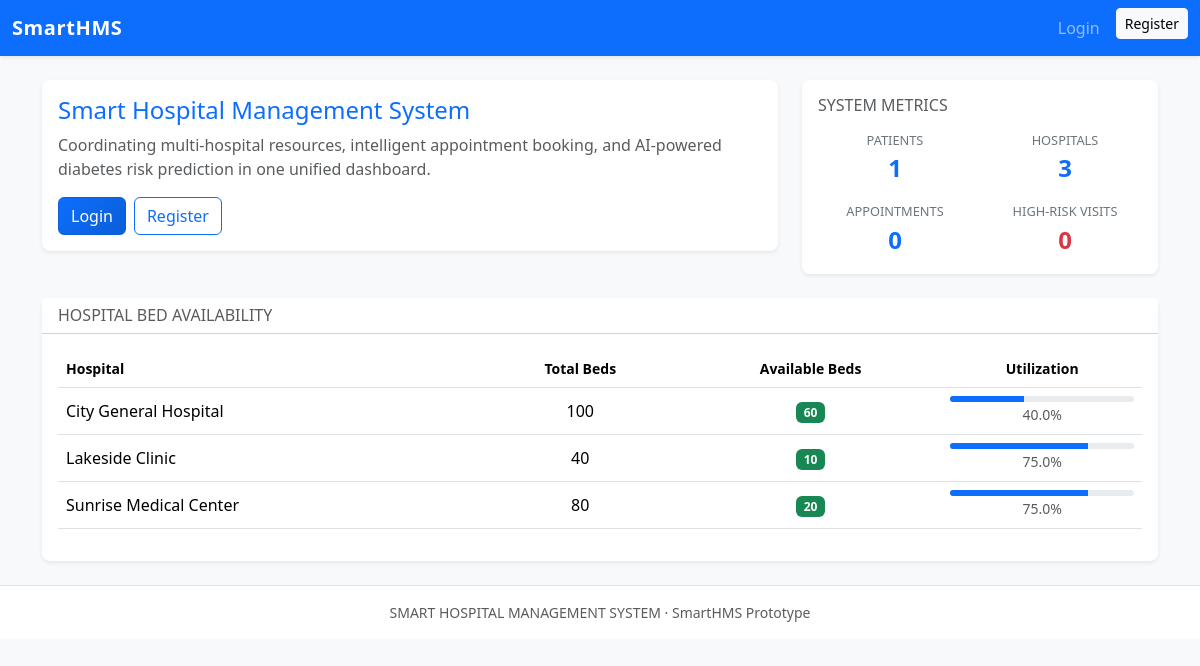
Before: / with the older database file.
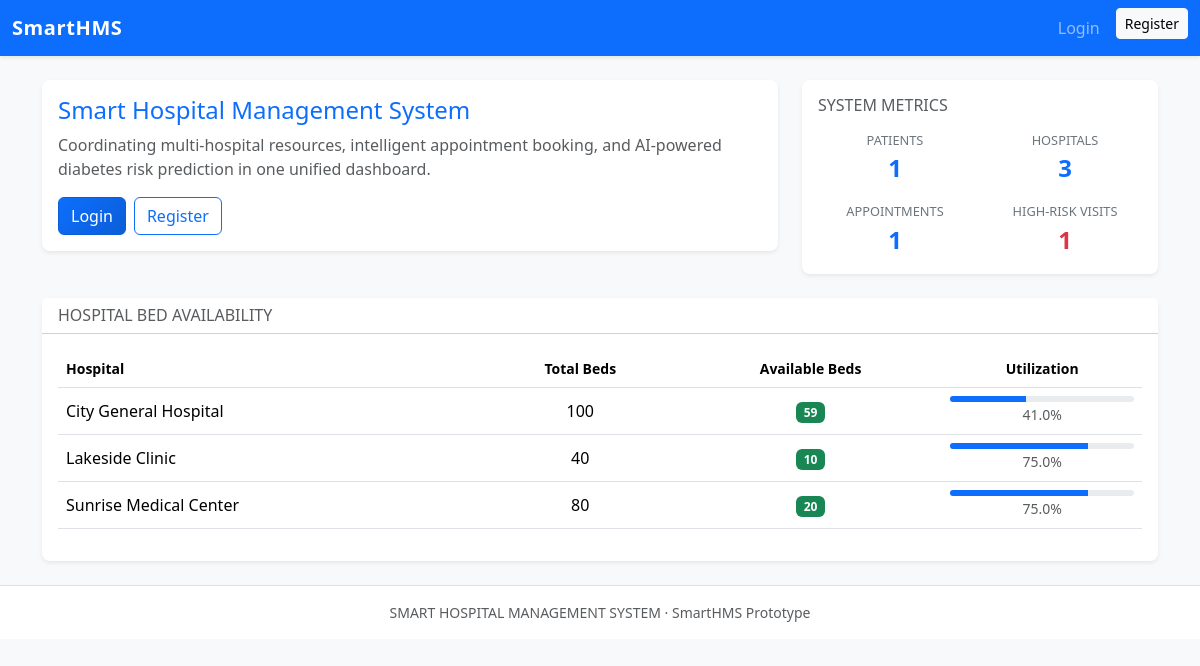
After: the same page with the newer database file.
### models.py (models this page shows)
class Hospital(db.Model):
    __tablename__ = "hospitals"
    id = db.Column(db.Integer, primary_key=True)
    name = db.Column(db.String(128), nullable=False, unique=True)
    total_beds = db.Column(db.Integer, nullable=False)
    available_beds = db.Column(db.Integer, nullable=False)
    appointments = db.relationship("Appointment", backref="hospital", lazy=True)

### routes.py (the view)
@main_bp.route("/")
def index():
    hospitals = Hospital.query.order_by(Hospital.name).all()
    total_patients = Patient.query.count()
    total_hospitals = Hospital.query.count()
    total_appointments = Appointment.query.count()
    high_risk_visits = Visit.query.filter_by(prediction="High Risk").count()
    return render_template(
        "index.html",
        hospitals=hospitals,
        total_patients=total_patients,
        total_hospitals=total_hospitals,
        total_appointments=total_appointments,
        high_risk_visits=high_risk_visits,
    )

### templates/index.html (shortened to what this page needs)
{% extends "base.html" %}
{% block content %}
<div class="row mb-4">
  <div class="col-12 col-lg-8">
    <div class="card shadow-sm border-0">
      <div class="card-body">
        <h1 class="h4 mb-2 text-primary">Smart Hospital Management System</h1>
        <p class="text-muted mb-3">
          Coordinating multi-hospital resources, intelligent appointment booking, and AI-powered diabetes risk prediction in one unified dashboard.
        </p>
        <div class="d-flex flex-wrap gap-2">
          {% if not current_user.is_authenticated %}
            <a href="{{ url_for('auth.login') }}" class="btn btn-primary">Login</a>
            <a href="{{ url_for('auth.register') }}" class="btn btn-outline-primary">Register</a>
          {% endif %}
        </div>
      </div>
    </div>
  </div>
  <div class="col-12 col-lg-4 mt-3 mt-lg-0">
    <div class="card shadow-sm border-0">
      <div class="card-body">
        <h2 class="h6 text-uppercase text-muted mb-3">System Metrics</h2>
        <div class="row g-3">
          <div class="col-6">
            <div class="metric-card text-center">
              <div class="metric-label">Patients</div>
              <div class="metric-value text-primary">{{ total_patients }}</div>
            </div>
          </div>
          <div class="col-6">
            <div class="metric-card text-center">
              <div class="metric-label">Hospitals</div>
              <div class="metric-value text-primary">{{ total_hospitals }}</div>
            </div>
          </div>
          <div class="col-6">
            <div class="metric-card text-center">
              <div class="metric-label">Appointments</div>
              <div class="metric-value text-primary">{{ total_appointments }}</div>
            </div>
          </div>
          <div class="col-6">
            <div class="metric-card text-center">
              <div class="metric-label">High-Risk Visits</div>
              <div class="metric-value text-danger">{{ high_risk_visits }}</div>
            </div>
          </div>
        </div>
      </div>
    </div>
  </div>
</div>
<div class="card shadow-sm border-0">
  <div class="card-header bg-white">
    <div class="d-flex justify-content-between align-items-center">
      <h2 class="h6 mb-0 text-muted text-uppercase">Hospital Bed Availability</h2>
    </div>
  </div>
  <div class="card-body">
    {% if hospitals %}
      <div class="table-responsive">
        <table class="table align-middle">
          <thead>
            <tr class="text-muted small">
              <th>Hospital</th>
              <th class="text-center">Total Beds</th>
              <th class="text-center">Available Beds</th>
              <th class="text-center">Utilization</th>
            </tr>
          </thead>
          <tbody>
            {% for h in hospitals %}
              {% set utilization = (h.total_beds - h.available_beds) / h.total_beds * 100 if h.total_beds > 0 else 0 %}
              <tr>
                <td>{{ h.name }}</td>
                <td class="text-center">{{ h.total_beds }}</td>
                <td class="text-center">
                  <span class="badge bg-{% if h.available_beds == 0 %}danger{% elif h.available_beds < (h.total_beds * 0.2) %}warning{% else %}success{% endif %}">
                    {{ h.available_beds }}
                  </span>
                </td>
                <td class="text-center">
                  <div class="progress" style="height: 6px;">
                    <div class="progress-bar bg-primary" role="progressbar" style="width: {{ utilization|round(0) }}%;"></div>
                  </div>
                  <small class="text-muted">{{ utilization|round(0) }}%</small>
                </td>
              </tr>
            {% endfor %}
          </tbody>
        </table>
      </div>
    {% else %}
      <p class="text-muted mb-0">No hospitals configured yet. Admins can add hospitals from the Admin Dashboard.</p>
    {% endif %}
  </div>
</div>
{% endblock %}

Changed rows visible on the page:
changed Hospital "City General Hospital": available_beds "60" → "59"; {{ utilization|round(0) }} 40.0 → 41.0 (drawn); utilization "40.0" → "41.0"
Other visible differences:
{{ total_appointments }}: "0" → "1"
{{ high_risk_visits }}: "0" → "1"
